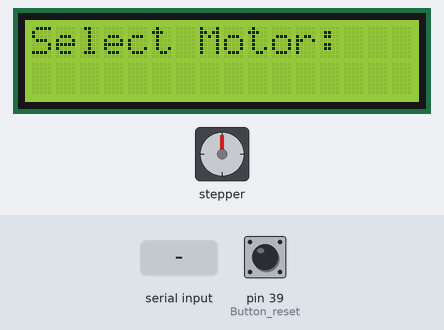
A sketch run on a simulated Arduino Mega 2560, built for the host (arithmetic inside an expression is 32-bit, double 64-bit). On the bench: 16×2 character LCD, stepper motor. The test bench sets the inputs (shaded band); at power-on: pin 39 (Button_reset) HIGH. Stepper angles assume 200 steps per turn; what the sketch prints to the serial monitor is not drawn.

Above: at 1.2 s.
1.3 s: pin 39 (Button_reset) pulled LOW for 0.15 s
At 2.6 s:
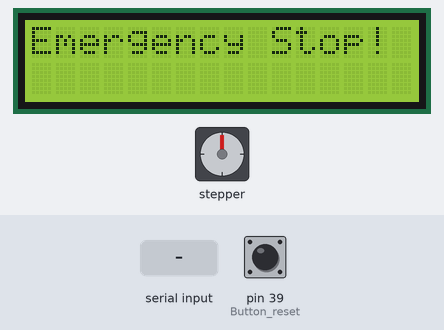
2.9 s: "P90\n" received over Serial
At 4.2 s:
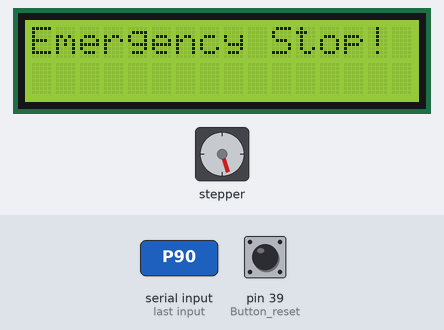
4.5 s: "P,45\n" received over Serial
At 5.6 s:
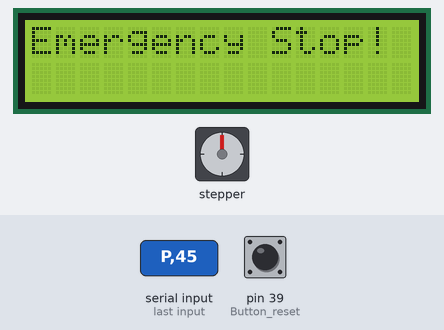
Timing chart, 0 to 7.5 s (numbered marks = the images above; inputs shaded):
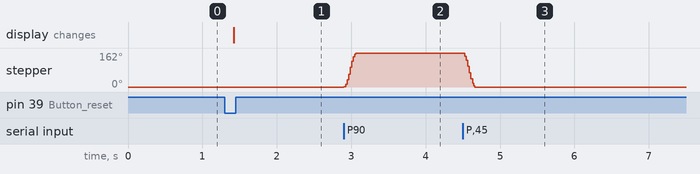

The sketch:

trial_movement_stepper_viaRotary.ino
```cpp
#include <Wire.h>
#include <LiquidCrystal_I2C.h>
#include <AccelStepper.h>
#include <ezButton.h>

#define Pul_1 27
#define Pul_2 25
#define Pul_3 32
#define Pul_4 19
#define Dir_1 14
#define Dir_2 26
#define Dir_3 33
#define Dir_4 18
#define SDA_LCD 21
#define SCL_LCD 22
#define Button_reset 39

AccelStepper stepper1(AccelStepper::FULL2WIRE, Pul_1, Dir_1);
AccelStepper stepper2(AccelStepper::FULL2WIRE, Pul_2, Dir_2);
AccelStepper stepper3(AccelStepper::FULL2WIRE, Pul_3, Dir_3);
AccelStepper stepper4(AccelStepper::FULL2WIRE, Pul_4, Dir_4);

LiquidCrystal_I2C lcd(0x27, 16, 2);
ezButton reset(Button_reset);

int motor_selected = 1; // Default motor to control
float speed = 100.0;    // Default speed
long distance = 0;      // Distance input via serial
AccelStepper* selectedStepper = &stepper1; // Pointer to the selected stepper

void setup() {
  Serial.begin(9600);

  pinMode(Button_reset, INPUT_PULLDOWN);
  reset.setDebounceTime(100);

  // Initialize LCD
  lcd.init();
  lcd.backlight();
  lcd.setCursor(0, 0);
  lcd.print("Select Motor:");

  // Initialize steppers
  stepper1.setMaxSpeed(10000);
  stepper1.setAcceleration(10000);
  stepper2.setMaxSpeed(10000);
  stepper2.setAcceleration(10000);
  stepper3.setMaxSpeed(10000);
  stepper3.setAcceleration(10000);
  stepper4.setMaxSpeed(10000);
  stepper4.setAcceleration(10000);
}

void loop() {
  reset.loop();

  // Check for serial input to select motor, speed, or position
  if (Serial.available() > 0) {
    String input = Serial.readStringUntil('\n');
    input.trim();

    if (input.startsWith("M")) {
      motor_selected = input.substring(1).toInt();
      switch (motor_selected) {
        case 1:
          selectedStepper = &stepper1;
          break;
        case 2:
          selectedStepper = &stepper2;
          break;
        case 3:
          selectedStepper = &stepper3;
          break;
        case 4:
          selectedStepper = &stepper4;
          break;
        default:
          Serial.println("Invalid motor selection.");
          return;
      }
      lcd.clear();
      lcd.setCursor(0, 0);
      lcd.print("Motor: ");
      lcd.print(motor_selected);
      Serial.println("Motor selected: " + String(motor_selected));
    } else if (input.startsWith("S")) {
      speed = input.substring(1).toFloat();
      selectedStepper->setMaxSpeed(speed);
      Serial.println("Speed set to: " + String(speed));
    } else if (input.startsWith("P")) {
      distance = input.substring(1).toInt();
      Serial.println("Position set to: " + String(distance));

      // Run the motor to the specified position
      selectedStepper->moveTo(distance);
      Serial.println("Running motor...");
      while (selectedStepper->distanceToGo() != 0) {
        selectedStepper->run();
      }
      Serial.println("Motor stopped.");
    } else {
      Serial.println("Invalid input. Use M<number> for motor, S<number> for speed, P<number> for position.");
    }
  }

  // Check reset button
  if (reset.isPressed()) {
    selectedStepper->stop();
    selectedStepper->runToPosition();
    Serial.println("Emergency stop activated.");
    lcd.clear();
    lcd.setCursor(0, 0);
    lcd.print("Emergency Stop!");
  }

  // Move the motor to the specified distance
  if (selectedStepper->distanceToGo() != 0) {
    selectedStepper->run();
  }
}
```

Measured:
- after the input at 1.3 s, the display: changes after 0.12 s (image 1)
- after the input at 2.9 s, stepper: turns 162° clockwise in 0.16 s, starting at once
- after the input at 4.5 s, stepper: turns 162° counter-clockwise in 0.16 s, starting at once
